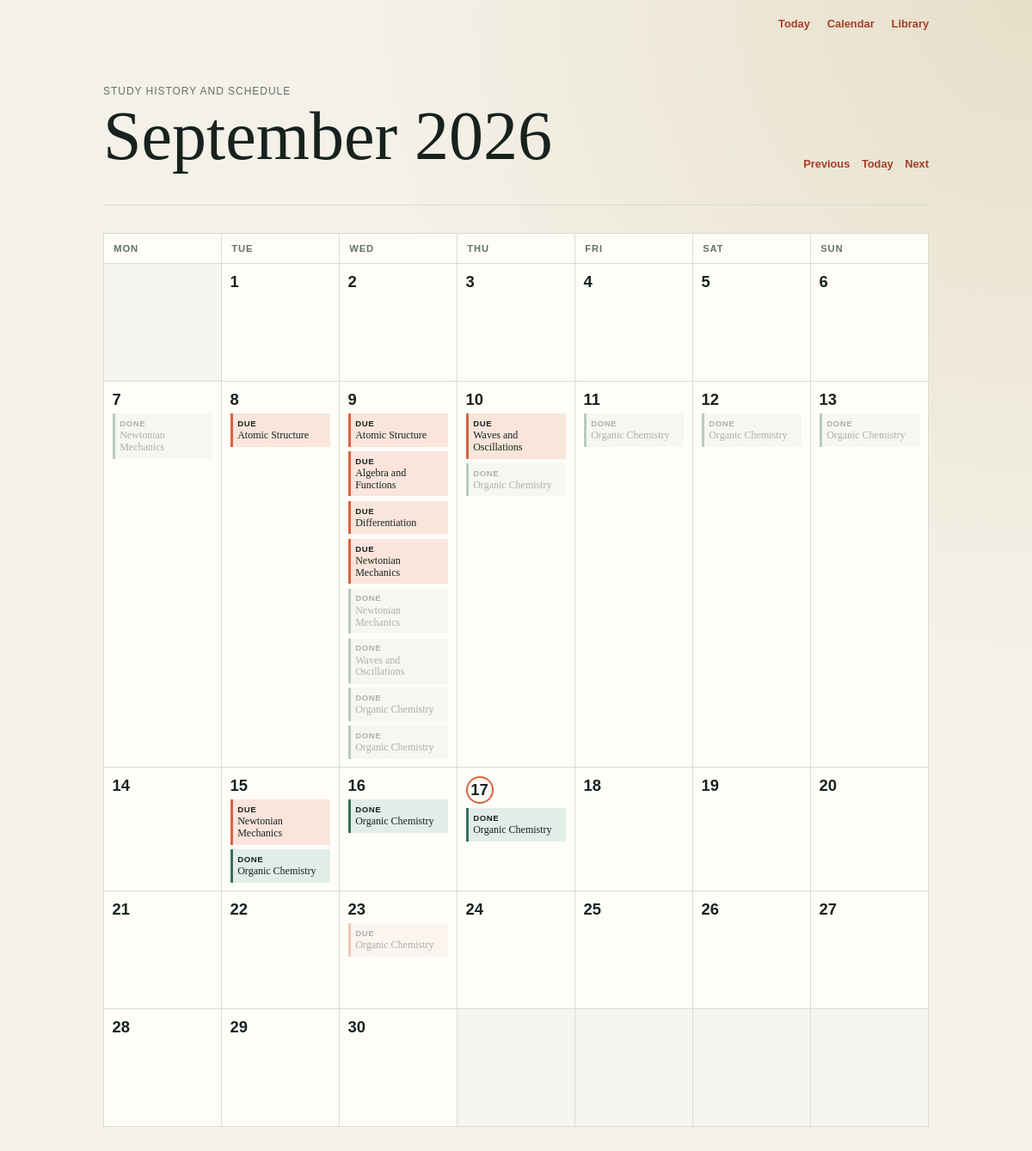
/calendar, run on the app's committed database.
### app.py (models this page shows, shortened)
class Review(db.Model):
    __tablename__ = 'reviews'
    id = db.Column(db.Integer, primary_key=True)
    topic_id = db.Column(db.Integer, db.ForeignKey('topics.id'), nullable=False)
    grade = db.Column(db.Integer, nullable=False)
    reviewed_at = db.Column(db.DateTime, default=utc_now_naive, nullable=False)
    topic = db.relationship('Topic', back_populates='reviews')

class Topic(db.Model):
    __tablename__ = 'topics'
    id = db.Column(db.Integer, primary_key=True)
    subject = db.Column(db.String(100), nullable=False)       # e.g., "Physics"
    title = db.Column(db.String(150), nullable=False)         # e.g., "Newtonian Mechanics"
    interval = db.Column(db.Integer, default=0)               # Days until next review
    repetition = db.Column(db.Integer, default=0)             # Successful review streak
    ease_factor = db.Column(db.Float, default=2.5)            # Interval multiplier
    due_date = db.Column(db.DateTime, default=utc_now_naive) # When it should appear on the to-do list
    reviews = db.relationship('Review', back_populates='topic', cascade='all, delete-orphan')
    def review(self, grade, reviewed_at=None):
        """Apply an SM-2 review grade and schedule the next review."""
        if grade not in {1, 3, 5}:
            raise ValueError('grade must be 1, 3, or 5')
        quality_gap = 5 - grade
        self.ease_factor = max(
            1.3,
            self.ease_factor + 0.1 - quality_gap * (0.08 + quality_gap * 0.02),
        )
        if grade == 1:
            self.repetition = 0
            self.interval = 1
        elif self.repetition == 0:
            self.repetition = 1
            self.interval = 1
        elif self.repetition == 1:
            self.repetition = 2
            self.interval = 6
        else:
            self.interval = max(1, round(self.interval * self.ease_factor))
            self.repetition += 1
        review_start = reviewed_at or utc_now_naive()
        self.due_date = review_start + timedelta(days=self.interval)

### app.py (the view)
@app.route('/calendar')
def calendar_view():
    today = local_now().date()
    try:
        year = int(request.args.get('year', today.year))
        month = int(request.args.get('month', today.month))
        month_start = date(year, month, 1)
    except (TypeError, ValueError):
        abort(400, description='Invalid calendar month.')
    month_end = date(
        year, month, calendar_module.monthrange(year, month)[1]
    )
    local_range_start = datetime.combine(
        month_start, datetime.min.time(), tzinfo=LOCAL_TIMEZONE
    )
    local_range_end = datetime.combine(
        month_end + timedelta(days=1), datetime.min.time(), tzinfo=LOCAL_TIMEZONE
    )
    range_start = local_datetime_to_utc_naive(local_range_start)
    range_end = local_datetime_to_utc_naive(local_range_end)
    due_topics = Topic.query.filter(
        Topic.due_date >= range_start,
        Topic.due_date < range_end,
    ).order_by(Topic.due_date.asc()).all()
    reviews = Review.query.filter(
        Review.reviewed_at >= range_start,
        Review.reviewed_at < range_end,
    ).order_by(Review.reviewed_at.asc()).all()
    due_by_date = defaultdict(list)
    for topic in due_topics:
        due_by_date[utc_naive_to_local_date(topic.due_date)].append(topic)
    reviews_by_date = defaultdict(list)
    for review in reviews:
        reviews_by_date[utc_naive_to_local_date(review.reviewed_at)].append(review)
    weeks = []
    for week in calendar_module.monthcalendar(year, month):
        days = []
        for day_number in week:
            day = date(year, month, day_number) if day_number else None
            days.append(day)
        weeks.append(days)
    previous_month = month_start - timedelta(days=1)
    next_month = month_end + timedelta(days=1)
    current_week_start = today - timedelta(days=today.weekday())
    current_week_end = current_week_start + timedelta(days=6)
    return render_template(
        'calendar.html',
        month_name=month_start.strftime('%B %Y'),
        weeks=weeks,
        today=today,
        due_by_date=due_by_date,
        reviews_by_date=reviews_by_date,
        current_week_start=current_week_start,
        current_week_end=current_week_end,
        previous_month=previous_month,
        next_month=next_month,
    )

### app.py (called while the page is built)
def local_now():
    return datetime.now(timezone.utc).astimezone(LOCAL_TIMEZONE)

def local_datetime_to_utc_naive(value):
    return value.astimezone(timezone.utc).replace(tzinfo=None)

def utc_naive_to_local_date(value):
    return value.replace(tzinfo=timezone.utc).astimezone(LOCAL_TIMEZONE).date()

### templates/calendar.html (shortened to what this page needs)
{% extends "layout.html" %}
{% block content %}
    <main class="calendar-page">
        <header class="calendar-header">
            <div>
                <p class="eyebrow">Study history and schedule</p>
                <h1>{{ month_name }}</h1>
            </div>
            <div class="month-nav" aria-label="Change month">
                <a href="{{ url_for('calendar_view', year=previous_month.year, month=previous_month.month) }}">Previous</a>
                <a href="{{ url_for('calendar_view') }}">Today</a>
                <a href="{{ url_for('calendar_view', year=next_month.year, month=next_month.month) }}">Next</a>
            </div>
        </header>
        <section class="calendar" aria-label="{{ month_name }} study calendar">
            <div class="weekday-row">
                {% for weekday in ('Monday', 'Tuesday', 'Wednesday', 'Thursday', 'Friday', 'Saturday', 'Sunday') %}
                    <div class="weekday">{{ weekday[:3] }}</div>
                {% endfor %}
            </div>
            {% for week in weeks %}
                <div class="calendar-week">
                    {% for day in week %}
                        <div class="calendar-day{% if not day %} outside-month{% endif %}{% if day == today %} today{% endif %}{% if day %} drop-target{% endif %}"{% if day %} data-target-date="{{ day.isoformat() }}"{% endif %}>
                            {% if day %}
                                <div class="desktop-day-content">
                                    <time datetime="{{ day.isoformat() }}" class="day-number">{{ day.day }}</time>
                                    {% for topic in due_by_date.get(day, []) %}
                                        <div class="calendar-item upcoming topic-trigger draggable-topic{% if day > current_week_end %} future-scheduled{% endif %}" draggable="true" data-topic-id="{{ topic.id }}" data-reschedule-url="{{ url_for('reschedule_topic', topic_id=topic.id) }}" data-title="{{ topic.title }}" data-subject="{{ topic.subject }}" data-review-date="{{ day.isoformat() }}" data-repetition="{{ topic.repetition }}" data-interval="{{ topic.interval }}" data-ease-factor="{{ '%.2f'|format(topic.ease_factor) }}">
                                            <span class="item-label">Due</span>
                                            <span>{{ topic.title }}</span>
                                        </div>
                                    {% endfor %}
                                    {% for review in reviews_by_date.get(day, []) %}
                                        <div class="calendar-item completed topic-trigger draggable-topic{% if day < current_week_start %} past-reviewed{% endif %}" draggable="true" data-topic-id="{{ review.topic.id }}" data-reschedule-url="{{ url_for('reschedule_topic', topic_id=review.topic.id) }}" data-title="{{ review.topic.title }}" data-subject="{{ review.topic.subject }}" data-review-date="{{ day.isoformat() }}" data-repetition="{{ review.topic.repetition }}" data-interval="{{ review.topic.interval }}" data-ease-factor="{{ '%.2f'|format(review.topic.ease_factor) }}">
                                            <span class="item-label">Done</span>
                                            <span>{{ review.topic.title }}</span>
                                        </div>
                                    {% endfor %}
                                </div>
                            {% endif %}
                        </div>
                    {% endfor %}
                </div>
            {% endfor %}
        </section>
    </main>
{% endblock %}

### static/style.css (style rules this page uses)
* { box-sizing: border-box; }
:root { --ink: #17221e; --muted: #61716a; --paper: #f4f1e8; --surface: #fffdf8; --line: #d8ddd2; --accent: #d8643f; --accent-dark: #a53e29; }
body { margin: 0; color: var(--ink); background: radial-gradient(circle at top right, #e7dfc9, var(--paper) 42%); font-family: Georgia, "Times New Roman", serif; }
.site-nav a, .month-nav a { color: var(--accent-dark); text-decoration: none; }
main { width: min(760px, calc(100% - 2rem)); margin: 0 auto; padding: 4rem 0; }
header { border-bottom: 1px solid var(--line); padding-bottom: 2rem; }
.eyebrow, .subject, .meta { margin: 0; color: var(--muted); font-family: "Trebuchet MS", sans-serif; font-size: 0.75rem; letter-spacing: 0.08em; text-transform: uppercase; }
h1 { margin: 0.45rem 0 0.6rem; font-size: clamp(2.5rem, 8vw, 5rem); font-weight: 400; line-height: 0.95; }
.calendar-page { width: min(960px, calc(100% - 2rem)); }
.calendar-header { display: flex; align-items: end; justify-content: space-between; gap: 1rem; }
.month-nav { display: flex; gap: 0.85rem; padding-bottom: 0.5rem; font: 600 0.8rem "Trebuchet MS", sans-serif; }
.calendar { margin-top: 2rem; border-top: 1px solid var(--line); border-left: 1px solid var(--line); background: var(--surface); }
.weekday-row, .calendar-week { display: grid; grid-template-columns: repeat(7, minmax(0, 1fr)); }
.weekday { padding: 0.7rem; border-right: 1px solid var(--line); border-bottom: 1px solid var(--line); color: var(--muted); font: 600 0.7rem "Trebuchet MS", sans-serif; letter-spacing: 0.08em; text-transform: uppercase; }
.calendar-day { min-height: 8.5rem; padding: 0; border-right: 1px solid var(--line); border-bottom: 1px solid var(--line); }
.calendar-day.outside-month { background: rgba(216, 221, 210, 0.25); }
.day-number { display: block; font: 600 1.15rem "Trebuchet MS", sans-serif; }
.calendar-day.today .day-number { display: grid; place-items: center; width: 2rem; height: 2rem; border: 2px solid var(--accent); border-radius: 50%; background: var(--surface); }
.desktop-day-content { display: block; min-height: 8.5rem; padding: 0.6rem; }
.calendar-item { display: grid; gap: 0.15rem; margin-top: 0.35rem; padding: 0.35rem; font-size: 0.75rem; line-height: 1.15; }
.draggable-topic { cursor: grab; }
.future-scheduled, .past-reviewed { opacity: 0.35; }
.topic-trigger { cursor: pointer; }
.calendar-item.upcoming { border-left: 3px solid var(--accent); background: #f9e5dc; }
.calendar-item.completed { border-left: 3px solid #35715d; background: #e1eee8; }
.item-label { font: 600 0.6rem "Trebuchet MS", sans-serif; letter-spacing: 0.06em; text-transform: uppercase; }

### data on the page
Review: topic "Newtonian Mechanics"
Topic: title "Atomic Structure"
Topic: title "Atomic Structure"
Topic: title "Algebra and Functions"
Topic: title "Differentiation"
Topic: title "Newtonian Mechanics"
Review: topic "Newtonian Mechanics"
Review: topic "Waves and Oscillations"
Review: topic "Organic Chemistry"
Review: topic "Organic Chemistry"
Topic: title "Waves and Oscillations"
Review: topic "Organic Chemistry"
Review: topic "Organic Chemistry"
Review: topic "Organic Chemistry"
Review: topic "Organic Chemistry"
Topic: title "Newtonian Mechanics"
Review: topic "Organic Chemistry"
Review: topic "Organic Chemistry"
Review: topic "Organic Chemistry"
Topic: title "Organic Chemistry"

### other printed values
{{ month_name }} "September 2026"
{{ weekday[:3] }} "MON" "TUE" "WED" "THU" "FRI" "SAT" "SUN"
{{ day.day }} "1" "2" "3" "4" "5" "6" "7" "8" "9" "10" "11" "12" "13" "14" "15" "16" "17" "18" "19" "20" "21" "22" "23" "24" "25" "26" "27" "28" "29" "30"
